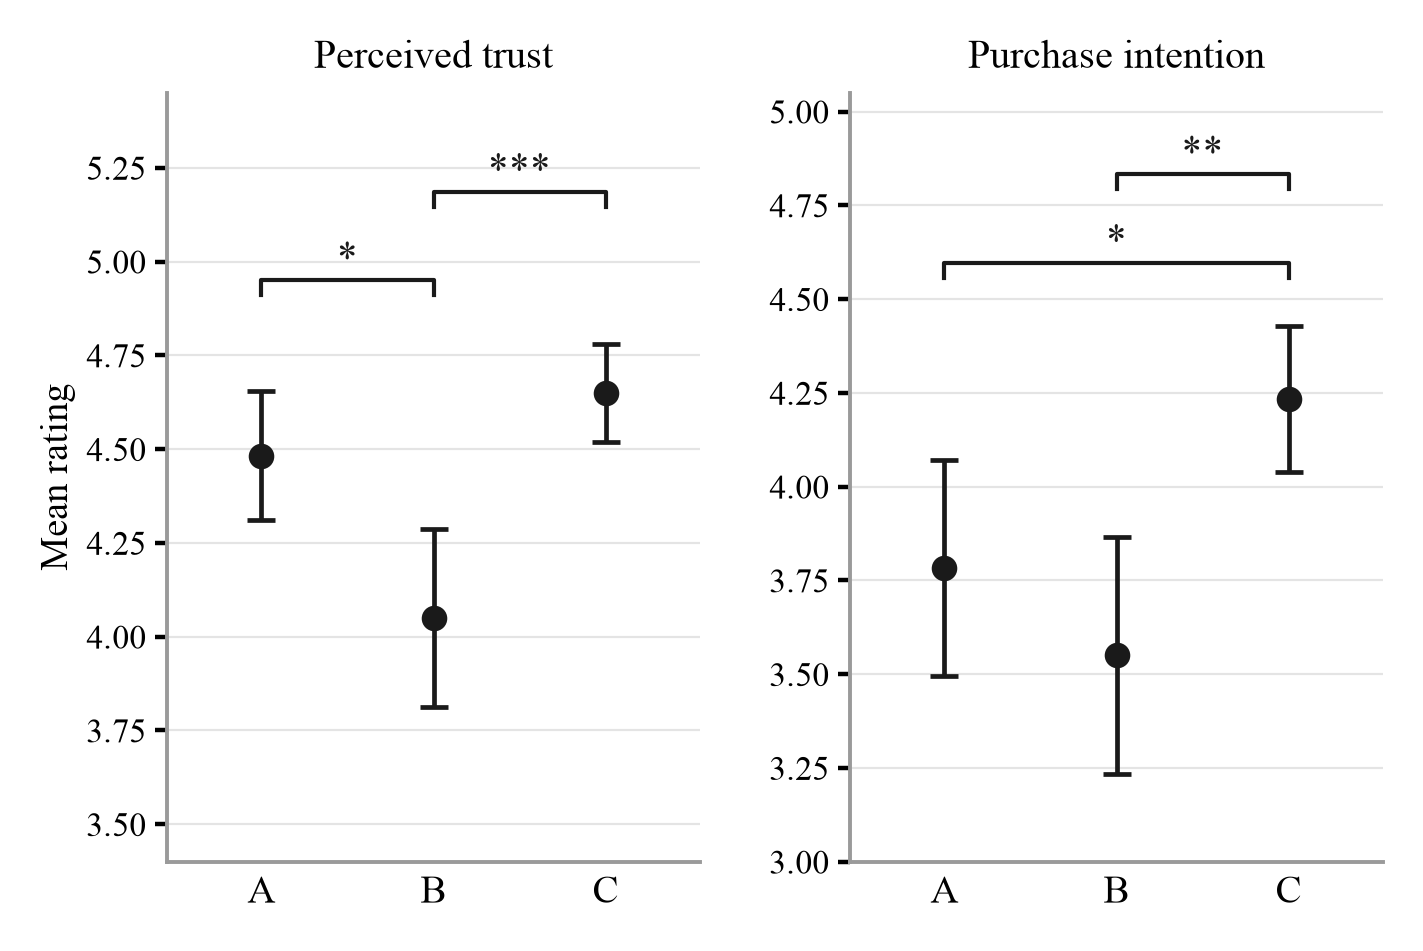

Write the Python code that produced this figure.
import matplotlib
matplotlib.use("Agg")
import matplotlib.pyplot as plt
from math import sqrt

plt.rcParams.update({"font.family": "serif",
                     "font.serif": ["Times New Roman", "DejaVu Serif"]})

N, TCRIT = 30, 2.045          # t(29), 95%
INK, GREY = "#1a1a1a", "#9a9a9a"

# JASP descriptives: mean, SD  (n = 30 per cell)
data = {
    "Perceived trust":    {"A": (4.483, 0.4639), "B": (4.050, 0.6345), "C": (4.650, 0.3511)},
    "Purchase intention": {"A": (3.783, 0.7733), "B": (3.550, 0.8444), "C": (4.233, 0.5208)},
}
# Dunn post hoc, Holm-corrected
sig = {
    "Perceived trust":    [("A", "B", "*"), ("B", "C", "***")],
    "Purchase intention": [("A", "C", "*"), ("B", "C", "**")],
}
ylim = {"Perceived trust": (3.4, 5.45), "Purchase intention": (3.0, 5.05)}

fig, axes = plt.subplots(1, 2, figsize=(3.45, 2.25))
xs = {"A": 0, "B": 1, "C": 2}

for ax, (title, d) in zip(axes, data.items()):
    for k, (m, sd) in d.items():
        ci = TCRIT * sd / sqrt(N)
        ax.errorbar(xs[k], m, yerr=ci, fmt="o", ms=3.6, color=INK,
                    ecolor=INK, elinewidth=0.85, capsize=2.6, capthick=0.85, zorder=3)
    lo, hi = ylim[title]
    ax.set_xlim(-0.55, 2.55); ax.set_ylim(lo, hi)
    ax.set_xticks([0, 1, 2]); ax.set_xticklabels(["A", "B", "C"], fontsize=7)
    ax.tick_params(axis="y", labelsize=6.2, length=2.2, pad=1.5)
    ax.tick_params(axis="x", length=0, pad=2.5)
    ax.set_title(title, fontsize=7.2, pad=4.5)
    for s in ("top", "right"):
        ax.spines[s].set_visible(False)
    for s in ("left", "bottom"):
        ax.spines[s].set_linewidth(0.7); ax.spines[s].set_color(GREY)
    ax.grid(axis="y", linewidth=0.4, color="#e4e4e4", zorder=0)
    ax.set_axisbelow(True)

    # significance brackets, stacked above the data
    top = max(m + TCRIT * sd / sqrt(N) for m, sd in d.values())
    step = (hi - lo) * 0.115
    y = top + step * 0.55
    for a, b, star in sig[title]:
        x1, x2 = xs[a], xs[b]
        h = step * 0.17
        ax.plot([x1, x1, x2, x2], [y, y + h, y + h, y], lw=0.75, color=INK, zorder=4)
        ax.text((x1 + x2) / 2, y + h * 1.05, star, ha="center", va="bottom",
                fontsize=7.4, color=INK, zorder=4)
        y += step

axes[0].set_ylabel("Mean rating", fontsize=6.8, labelpad=2)
fig.tight_layout(pad=0.25, w_pad=1.1)
fig.savefig("fig_means.png", dpi=400, bbox_inches="tight", facecolor="white")
fig.savefig("fig_means.pdf", bbox_inches="tight", facecolor="white")

for title, d in data.items():
    for k, (m, sd) in d.items():
        ci = TCRIT * sd / sqrt(N)
        print(f"{title:19s} {k}  M={m:.3f}  95% CI [{m-ci:.3f}, {m+ci:.3f}]")
